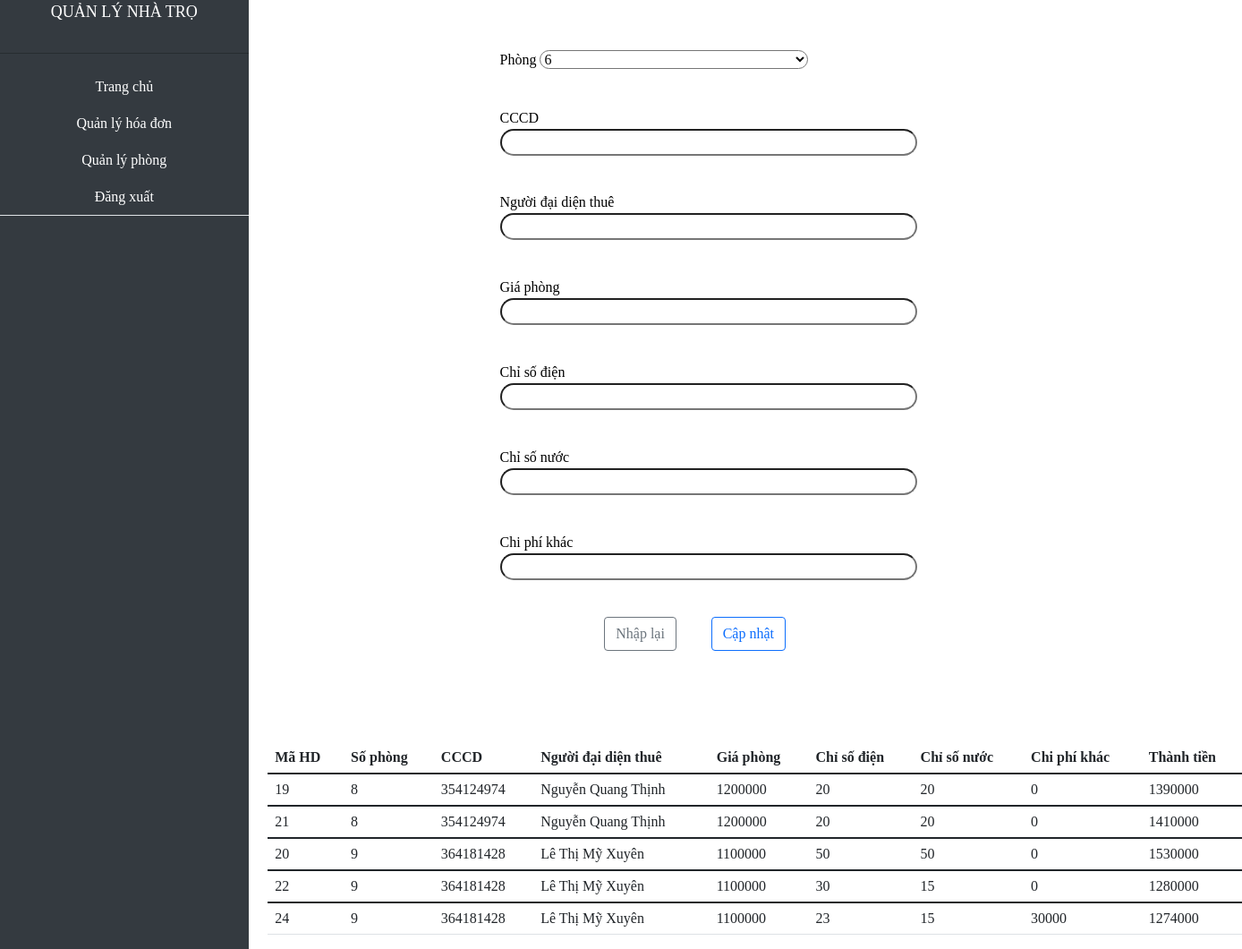
The app's page /admin/bill.php with its own data.
### tables this page shows
CREATE TABLE `hoadon` (
  `mahd` int(11) NOT NULL,
  `tenphong` int(11) NOT NULL,
  `csdien` int(11) NOT NULL,
  `csnuoc` int(11) NOT NULL,
  `chiphikhac` int(11) NOT NULL DEFAULT 0,
  `thanhtien` int(11) NOT NULL
);

CREATE TABLE `phong` (
  `tenphong` int(11) NOT NULL,
  `giaphong` int(11) NOT NULL,
  `mota` varchar(200) NOT NULL,
  `trangthai` int(2) NOT NULL
);

### admin/bill.php (the view, shortened to what this page needs)
<?php
include '../php/connection.php';
echo '
<html>
<head>
<meta charset="utf-8" />
<meta http-equiv="X-UA-Compatible" content="IE=edge" />
<meta name="viewport" content="width=device-width, initial-scale=1.0">
<meta name="viewport" content="width=device-width, initial-scale=1, shrink-to-fit=no" />
<link href="https://cdn.jsdelivr.net/npm/bootstrap@5.1.3/dist/css/bootstrap.min.css" rel="stylesheet">
<link rel="stylesheet" href="../css/style.css">
<title>QUẢN LÝ NHÀ TRỌ </title>
    <script language="javascript">
        var hoten = new Array();
        var gia = new Array();
        var cccd = new Array();
        ';
        $sql = "select giaphong, tenphong from phong";
        $result = mysqli_query($conn, $sql);
        $i = 0;
        if($result){
            while($row=mysqli_fetch_row($result)){
                echo '
                    gia['.$row[1].'] = '.$row[0].';
                ';
                $i++;
            }
        }
        $sql = "SELECT ql.hoten, p.tenphong, ql.cccd FROM phong p, qlchothue ql WHERE p.tenphong IN (SELECT tenphong FROM qlchothue) AND p.tenphong = ql.tenphong";
        $result = mysqli_query($conn, $sql);
        if($result){
            while($row=mysqli_fetch_row($result)){
                echo '
                    hoten['.$row[1].'] = "'.$row[0].'";
                    cccd['.$row[1].'] = "'.$row[2].'";
                ';
            }
        }
echo '
    </script>
    <script language="javascript" src="../js/Include.js"></script>
</head>
<body>
  <div class="container-fluid">
    <div class="row">
      <div class="colmenu">
        <div class="menu">
          <div w3-include-html="../include/IncludeMenu.html"></div>
        </div>
      </div>
            <div class="col">
                <div class="colhoadon">
                    <div class="container" style="margin_left:100px">
                        <form action="../php/themhoadon.php" class="form-hoadon" style="margin-left: inherit;" method="GET">
                            <div class="inputspan">
                                <lable>Phòng</lable>
                                <select style="width:300px" name="inputTP" id="inputTenPhong" onchange="hienThiTen();">
                                ';
                                $sql = "SELECT tenphong from phong where trangthai=1";
                                $result = mysqli_query($conn, $sql);
                                if($result){
                                    while($row=mysqli_fetch_row($result)){
                                        echo "
                                        <option value='".$row[0]."'>".$row[0]."</option>;
                                        ";
                                    }
                                }
echo
                            '
                            </select>
                            </div>
                            <div class="inputspan">
                                <span class="label label-info">CCCD</span>
                                <input type="text" name="inputCCCD" id="inputCCCD" readonly required>
                            </div>
                            <div class="inputspan">
                                <span class="label label-info">Người đại diện thuê</span>
                                <input type="text" name="inputHoTen" id="inputHoTen" readonly required>
                            </div>
                            <div class="inputspan">
                                <span class="label label-info">Giá phòng</span>
                                <input type="text" name="inputGiaPhong" id="inputGiaPhong" readonly required>
                            </div>
                            <div class="inputspan">
                                <span class="label label-info">Chỉ số điện</span>
                                <input type="text" name="inputCSD" id="inputCSD" onkeyup="check();" required>
                                </div>
                            <div class="inputspan">
                                <span class="label label-info">Chỉ số nước</span>
                                <input type="text" name="inputCSN" id="inputCSN" required>
                            </div>
                            <div class="inputspan">
                                <span class="label label-info">Chi phí khác</span>
                                <input type="text" name="inputPhiKhac" id="inputPhiKhac">
                            </div>
                            <br>
                            <div class="buttonConfirm">
                                <button type="button" class="btn btn-outline-secondary">Nhập lại</button>
                                <button type="submit" class="btn btn-outline-primary" id="submit_btn">Cập nhật</button>
                            </div><br><br>
                        </form>
                        <table class="table table-hover">
                        <thead>
                        <tr>
                            <th scope="col">Mã HD</th>
                            <th scope="col">Số phòng</th>
                            <th scope="col">CCCD</th>
                            <th scope="col">Người đại diện thuê</th>
                            <th scope="col">Giá phòng</th>
                            <th scope="col">Chỉ số điện</th>
                            <th scope="col">Chỉ số nước</th>
                            <th scope="col">Chi phí khác</th>
                            <th scope="col">Thành tiền</th>
                        </tr>
                        </thead>';
                        $sql = "SELECT hd.mahd, hd.tenphong, ql.CCCD, ql.HoTen, p.giaphong, hd.csdien, hd.csnuoc, hd.chiphikhac, hd.thanhtien FROM hoadon hd, (SELECT * FROM qlchothue WHERE NgayTraPhong IS NULL) ql, phong p where (hd.tenphong=ql.TenPhong) AND (hd.tenphong=p.tenphong);";
                        $result = mysqli_query($conn,$sql);
                        if($result) {
                            while($row=mysqli_fetch_row($result)){
                                echo '
                                <tbody>
                                    <td>'.$row[0].'</td>
                                    <td>'.$row[1].'</td>
                                    <td>'.$row[2].'</td>
                                    <td>'.$row[3].'</td>
                                    <td>'.$row[4].'</td>
                                    <td>'.$row[5].'</td>
                                    <td>'.$row[6].'</td>
                                    <td>'.$row[7].'</td>
                                    <td>'.$row[8].'</td>
                                </tbody>';
                            }
                        }
echo                '</table>
                    </div>
                </div>
            </div>
        </div>
        <script language="javascript">
        const regex_number = new RegExp(/^[0-9]{0,12}$/);
        var validation = false;
        function check(){
            var ipCSD = document.getElementById("inputCSD").value;
            if(regex_number.test(ipCSD)){
                document.getElementById("submit_btn").disabled = false;
            }
            else {
                document.getElementById("submit_btn").disabled = true;
            }
        }
        function hienThiTen(){
            let tenPhong = document.getElementById("inputTenPhong");
            let result = tenPhong.options[tenPhong.selectedIndex].value;
            document.getElementById("inputCCCD").value = cccd[result];
            document.getElementById("inputHoTen").value = hoten[result];
            document.getElementById("inputGiaPhong").value = gia[result];
            console.log(document.getElementById("lb_inputCSD").value);
        }
        </script>
        <script>
        includeHTML();
        </script>
</body>
</html>'
?>

### css/style.css (style rules this page uses)
:root { --bs-blue: #63B3ED; --bs-indigo: #596CFF; --bs-purple: #6f42c1; --bs-pink: #d63384; --bs-red: #F56565; --bs-orange: #fd7e14; --bs-yellow: #FBD38D; --bs-green: #81E6D9; --bs-teal: #20c997; --bs-cyan: #0dcaf0; --bs-white: #fff; --bs-gray: #6c757d; --bs-gray-dark: #343a40; --bs-gray-100: #f8f9fa; --bs-gray-200: #f0f2f5; --bs-gray-300: #dee2e6; --bs-gray-400: #ced4da; --bs-gray-500: #adb5bd; --bs-gray-600: #6c757d; --bs-gray-700: #495057; --bs-gray-800: #343a40; --bs-gray-900: #212529; --bs-primary: #e91e63; --bs-secondary: #7b809a; --bs-success: #4CAF50; --bs-info: #1A73E8; --bs-warning: #fb8c00; --bs-danger: #F44335; --bs-light: #f0f2f5; --bs-dark: #344767; --bs-white: #fff; --bs-primary-rgb: 233, 30, 99; --bs-secondary-rgb: , 128, 154; --bs-success-rgb: 76, 175, 80; --bs-info-rgb: 26, 115, 232; --bs-warning-rgb: 251, 140, 0; --bs-danger-rgb: 244, 67, 53; --bs-light-rgb: 240, 242, 245; --bs-dark-rgb: 52, 71, 103; --bs-white-rgb: 255, 255, 255; --bs-white-rgb: 255, 255, 255; --bs-black-rgb: 0, 0, 0; --bs-body-color-rgb: , 128, 154; --bs-body-bg-rgb: 255, 255, 255; --bs-font-sans-serif: "Roboto", Helvetica, Arial, sans-serif; --bs-font-monospace: SFMono-Regular, Menlo, Monaco, Consolas, "Liberation Mono", "Courier New", monospace; --bs-gradient: linear-gradient(180deg, rgba(255, 255, 255, 0.15), rgba(255, 255, 255, 0)); --bs-body-font-family: var(--bs-font-sans-serif); --bs-body-font-size: 1rem; --bs-body-font-weight: 400; --bs-body-line-height: 1.5; --bs-body-color: #7b809a; --bs-body-bg: #fff; }
.container { margin-left: 20%; font-family:'Times New Roman', Times, serif; color: black; }
.container-fluid { width: 100%; height: 100%; padding-right: var(--bs-gutter-x,.75rem); padding-left: 0px; margin-right: auto; margin-left: auto; font-family:'Times New Roman', Times, serif; color: black; background-color: #fff; }
.row { height: 100%; }
.colmenu { width: 20%; height: 100%; position: fixed; z-index: 100; }
.menu { --bs-bg-opacity: 1; background-color: #343a40; height: 100%; width: 100%; display: inline-table; position: absolute; }
.form-hoadon { margin-top: 5%; margin-right: 5%; margin-bottom: 5%; margin-left: 5%; height:auto; width: auto; background-color: #fff; }
.inputspan { margin-top: 5%; margin-left: 5%; margin-bottom: 2%; }
.inputspan > input { width: 60%; margin-right: 40%; background-color: #fff; color: rgb(7, 7, 7); border-radius: 15px; }
.inputspan > select { width: 60%; margin-right: 40%; background-color: #fff; color: rgb(7, 7, 7); border-radius: 15px; }
.buttonConfirm { margin-left: 15%; margin-top: auto; }
.buttonConfirm > button { margin-left: 5%; }

### records on screen
hoadon: mahd "19", tenphong "8", row "354124974", row "Nguyễn Quang Thịnh", tenphong.giaphong "1200000", csdien "20", csnuoc "20", chiphikhac "0", thanhtien "1390000"
hoadon: mahd "21", tenphong "8", row "354124974", row "Nguyễn Quang Thịnh", tenphong.giaphong "1200000", csdien "20", csnuoc "20", chiphikhac "0", thanhtien "1410000"
hoadon: mahd "20", tenphong "9", row "364181428", row "Lê Thị Mỹ Xuyên", tenphong.giaphong "1100000", csdien "50", csnuoc "50", chiphikhac "0", thanhtien "1530000"
hoadon: mahd "22", tenphong "9", row "364181428", row "Lê Thị Mỹ Xuyên", tenphong.giaphong "1100000", csdien "30", csnuoc "15", chiphikhac "0", thanhtien "1280000"
hoadon: mahd "24", tenphong "9", row "364181428", row "Lê Thị Mỹ Xuyên", tenphong.giaphong "1100000", csdien "23", csnuoc "15", chiphikhac "30000", thanhtien "1274000"

### other values on screen
form field inputTP "6"
